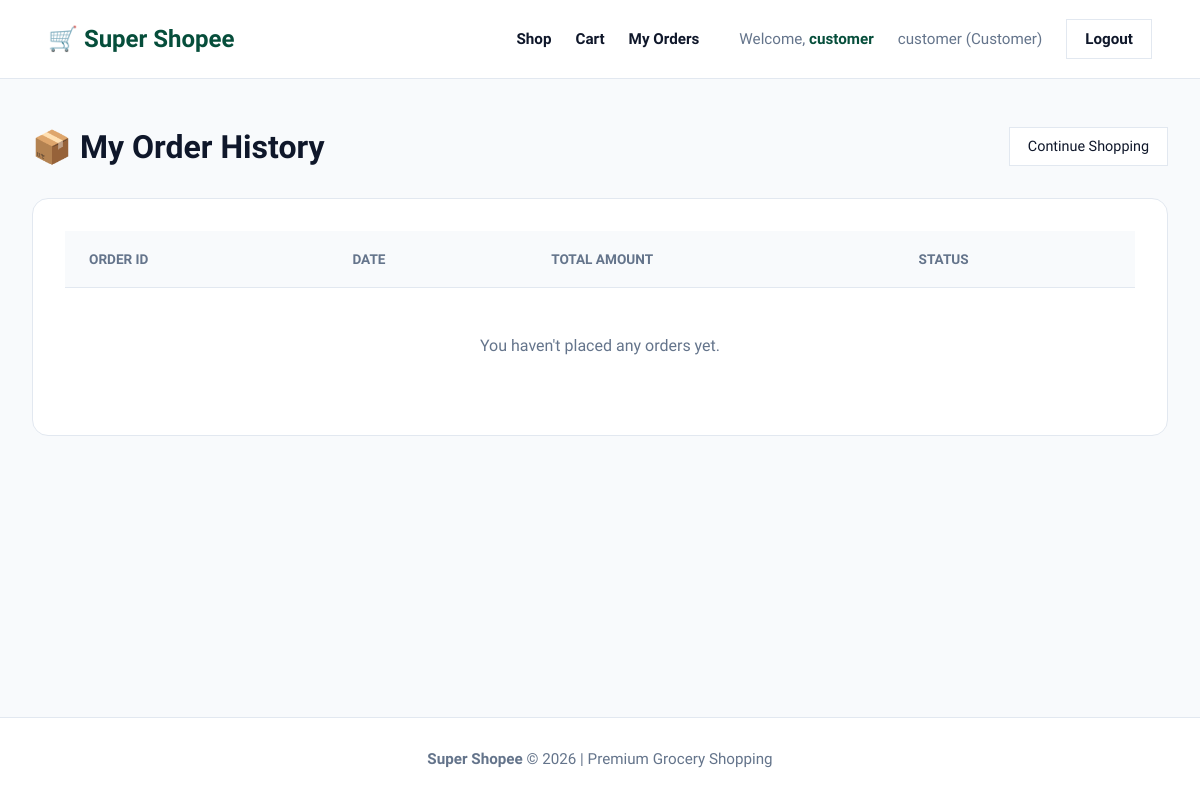
/my-orders (signed in), run on an earlier commit of the app's database.
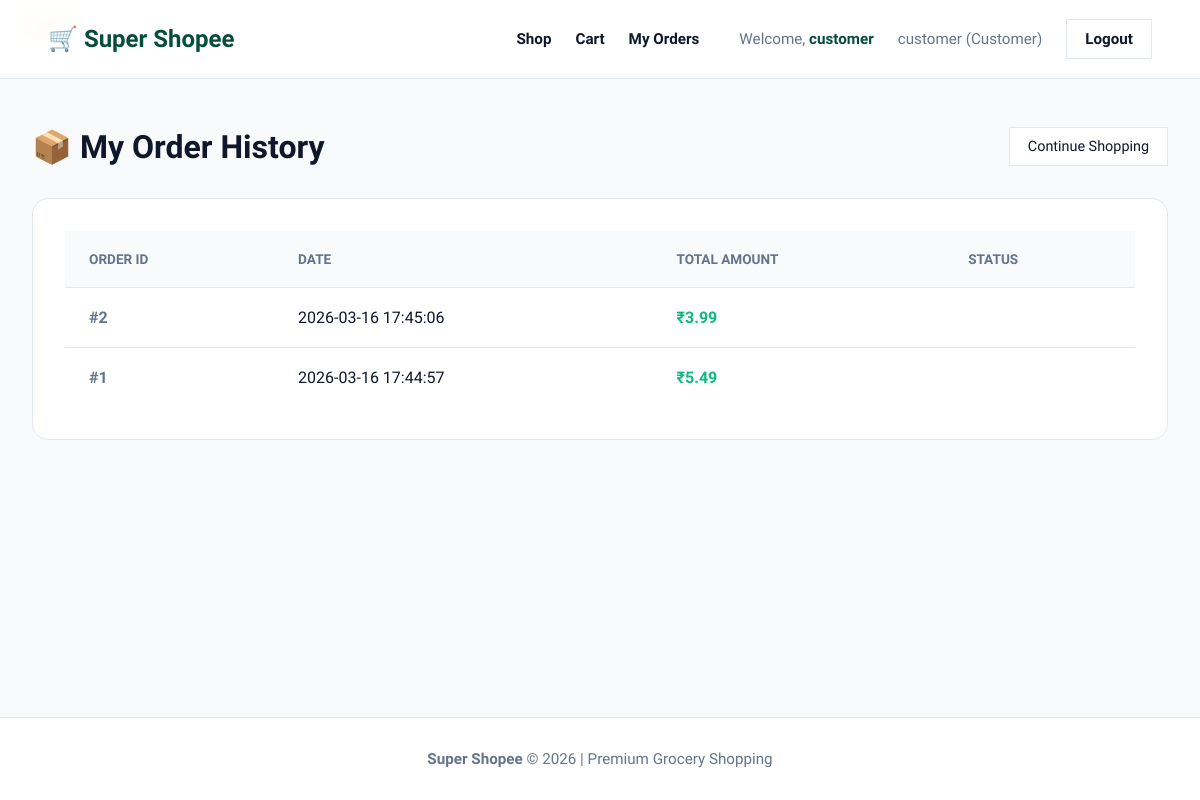
And on a later commit of the database.
### tables this page shows
CREATE TABLE orders
                (
                    id
                    INTEGER
                    PRIMARY
                    KEY
                    AUTOINCREMENT,
                    customer_username
                    TEXT,
                    total_amount
                    REAL,
                    status
                    TEXT,
                    order_date
                    TEXT
                );

### app.py (the view)
@app.route("/my-orders")
def my_orders():
    if session.get("role") != "Customer":
        return redirect("/")
    conn = get_db()
    orders = conn.execute("SELECT * FROM orders WHERE customer_username=? ORDER BY order_date DESC",
                          (session['user'],)).fetchall()
    conn.close()
    return render_template("my_orders.html", orders=orders)

### app.py (called while the page is built)
def get_db():
    conn = sqlite3.connect(DB_PATH)
    conn.row_factory = sqlite3.Row
    return conn

### templates/my_orders.html (shortened to what this page needs)
{% extends "layout.html" %}
{% block content %}
<div class="container">
    <div style="display: flex; justify-content: space-between; align-items: center; margin-bottom: 2rem;">
        <h1 style="margin: 0;">📦 My Order History</h1>
        <a href="/customer" class="btn-small">Continue Shopping</a>
    </div>
    <div style="background: white; border-radius: 16px; padding: 2rem; border: 1px solid var(--border); overflow-x: auto;">
        <table>
            <thead>
                <tr>
                    <th>Order ID</th>
                    <th>Date</th>
                    <th>Total Amount</th>
                    <th>Status</th>
                </tr>
            </thead>
            <tbody>
                {% for order in orders %}
                <tr>
                    <td style="font-weight: 700; color: var(--text-muted);">#{{ order['id'] }}</td>
                    <td>{{ order['order_date'] }}</td>
                    <td style="font-weight: 600; color: var(--accent);">₹{{ "%.2f"|format(order['total_amount']) }}</td>
                    <td>
                    </td>
                </tr>
                {% else %}
                <tr>
                    <td colspan="4" style="text-align: center; padding: 3rem; color: var(--text-muted);">You haven't placed any orders yet.</td>
                </tr>
                {% endfor %}
            </tbody>
        </table>
    </div>
</div>
{% endblock %}

What changed in the data, as far as the page shows it:
added orders: id "2", order_date "2026-03-16 17:45:06", total_amount "3.99"
added orders: id "1", order_date "2026-03-16 17:44:57", total_amount "5.49"
Also different on the page:
text no longer shown: "You haven't placed any orders yet."
